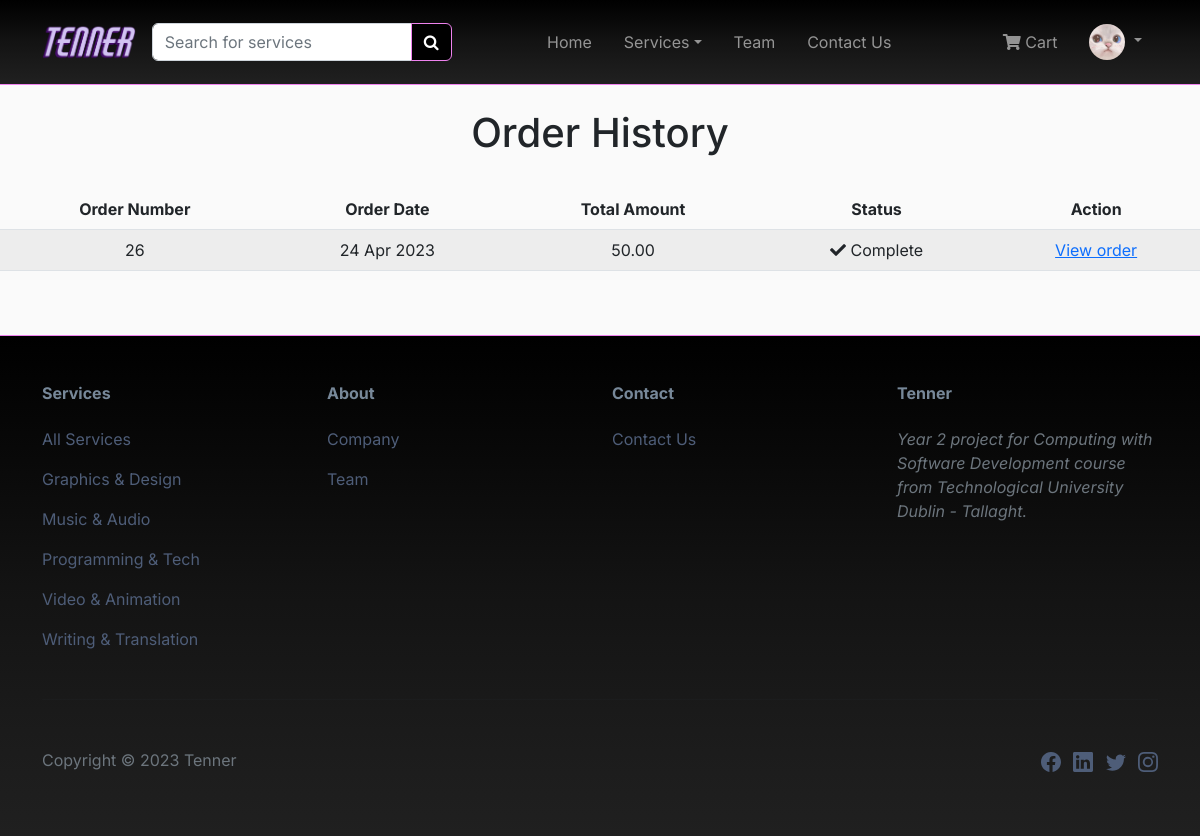
Screenshot of /orders/history/ (signed in) with the database file from the repository.
### accounts/models.py (models this page shows, shortened)
class CustomUser(AbstractUser):
    first_name = models.CharField(max_length=255)
    last_name = models.CharField(max_length=255)

class Profile(models.Model):
    user = models.OneToOneField(
        get_user_model(),
        null=True,
        on_delete=models.CASCADE,
    )
    email = models.EmailField(max_length=255)
    first_name = models.CharField(max_length=255)
    last_name = models.CharField(max_length=255)
    image = models.ImageField(upload_to='profile', blank=True, null=True)
    join_date = models.DateTimeField(auto_now_add=True, blank=True, null=True)

### order/models.py (models this page shows, shortened)
class Order(models.Model):
    token = models.CharField(max_length=250, blank=True)
    total = models.DecimalField(max_digits=10, decimal_places=2, verbose_name='Euro Order Total')
    emailAddress = models.EmailField(max_length=250, blank=True, verbose_name='Email Address')
    created = models.DateTimeField(auto_now_add=True)
    billingName = models.CharField(max_length=250, blank=True)
    billingAddress1 = models.CharField(max_length=250, blank=True)
    billingCity = models.CharField(max_length=250, blank=True)
    billingPostcode = models.CharField(max_length=10, blank=True)
    billingCountry = models.CharField(max_length=200, blank=True)
    class Meta:
        db_table = 'Order'
        ordering = ['-created']

### services/models.py (models this page shows, shortened)
class Category(models.Model):
    id = models.UUIDField(
        primary_key=True,
        default=uuid.uuid4,
        editable=False)
    name = models.CharField(max_length=250, unique=True)
    description = models.TextField(blank = True)
    class Meta:
        ordering = ('name',)
        verbose_name = 'category'
        verbose_name_plural = 'categories'
    def get_absolute_url(self):
        return reverse('services:services_by_category', args=[self.id])

### order/views.py (the view)
# urls.py: path('history/', views.orderHistory.as_view(), name='order_history'),
class orderHistory(LoginRequiredMixin, View):
    def get (self, request):
        if request.user.is_authenticated:
            email = str(request.user.email)
            order_details = Order.objects.filter(emailAddress=email)
        return render(request, 'order/orders_list.html', {'order_details': order_details})

### accounts/templatetags/auth_extras.py (called while the page is built)
@register.filter(name='has_group')
def has_group(user, group_name):
    group = Group.objects.get(name=group_name)
    if group in user.groups.all():
        return True
    return False

### cart/context_processors.py (called while the page is built)
def counter(request):
    item_count = 0
    if 'admin' in request.path:
        return {}
    else:
        try:
            cart = Cart.objects.filter(cart_id=_cart_id(request))
            cart_items = CartItem.objects.all().filter(cart=cart[:1])
            for cart_item in cart_items:
                item_count += cart_item.quantity
        except Cart.DoesNotExist:
            item_count = 0
    return {'item_count':item_count}

### cart/views.py (called while the page is built)
def _cart_id(request):
    cart = request.session.session_key
    if not cart:
        cart = request.session.create()
    return cart

### pages/context_processors.py (called while the page is built)
def category_links(request):
    category_links = Category.objects.all()
    return {'category_links': category_links}

### order/templates/order/orders_list.html (shortened to what this page needs)
{% extends "base.html" %}
{% load static %}
{% block content %}
    <div>
        <div class="text-center">
            <br>
            <h1 class="text-center">Order History</h1>
            <br>
            {% if order_details %}
            <table class="table table-striped">
                <thead>
                    <tr>
                        <th>Order Number</th>
                        <th>Order Date</th>
                        <th>Total Amount</th>
                        <th>Status</th>
                        <th>Action</th>
                    </tr>
                </thead>
                <tbody>
                    {% for order in order_details %}
                    <tr>
                        <td>{{ order.id }}</td>
                        <td>{{ order.created|date:"d M Y" }}</td>
                        <td>{{ order.total }}</td>
                        <td><i class="fas fa-check"></i>&nbsp;Complete</td>
                        <td><a href="{% url 'order:order_detail' order.id %}">View order</a></td>
                    </tr>
                    {% endfor %}
                </tbody>
            </table>
            {% else %}
            <p>You have not placed any orders yet.<br><br><a href="{% url 'services:all_services' %}" class="btn btn-primary">Continue shopping</a></p>
            {% endif %}
        </div>
    </div>
    <br>
    <br>
{% endblock %}

### pages/templates/navbar.html (shortened to what this page needs)
{% load auth_extras %}
{% load static %}
<nav class="navbar navbar-dark navbar-expand-md sticky-top navbar-shrink py-3" id="mainNav">
    <div class="container">
        <a class = "me-3" href = "/"><img src = "{% static 'images/tenner_logo7.png' %}" class = "w-100 logo-size" alt = "logo"></a>
        <div id="search-bar">
            <form action="{% url 'search:search_result' %}" method="GET" style="width: 100%;">
                <div class="input-group">
                    <input type="search" class="form-control" placeholder="Search for services" aria-label="Search"
                        name="q">
                    <button class="btn btn-primary" type="submit"><i class="fa fa-search"></i></button>
                </div>
            </form>
        </div>
        <div class="collapse navbar-collapse" id="navcol-1">
            <ul class="navbar-nav mx-auto">
                <li class="nav-item"><a class="nav-link" href="/">Home</a></li>
                <li class="nav-item">
                    <li class="nav-item dropdown">
                        <a class="nav-link dropdown-toggle" href="" role="button" data-bs-toggle="dropdown">Services</a>
                    </li>
                </li>
                <li class="nav-item"><a class="nav-link" href="{% url 'team' %}">Team</a></li>
                <li class="nav-item"><a class="nav-link" href="{% url 'contact:contact_us' %}">Contact Us</a></li>
            </ul>
            <ul class="navbar-nav navbar-right">
                {% if user.is_authenticated %}
                <div class="d-flex align-items-center">
                    {% if item_count > 0 %}
                    <li class="nav-item">
                        <a class="nav-link" href="{% url 'cart:cart_detail' %}">
                            <i class="fas fa-shopping-cart"></i>&nbsp;Cart ({{item_count}})
                    </a>
                    </li>
                    {% else %}
                    <li class="nav-item">
                        <a class="nav-link" href="{% url 'cart:cart_detail' %}">
                            <i class="fas fa-shopping-cart"></i>&nbsp;Cart
                        </a>
                    </li>
                    {% endif %}
                </div>
                    <li class="nav-item">
                        <li class="nav-item dropdown">
                            {% if user.profile.image %}
                            <a class="nav-link dropdown-toggle" role="button" data-bs-toggle="dropdown">
                                <img class="rounded-circle" src="{{ user.profile.image.url }}" width="36px;" alt="User profile image">
                            </a>
                            {% else %}
                            <a class="nav-link dropdown-toggle" href="" role="button" data-bs-toggle="dropdown">
                                <img class="rounded-circle" src="{% static 'images/default_profile_pic.jpg' %}" width="36px;" alt="User profile image">
                            </a>
                            {% endif %}
                        </li>
                    </li>
                {% endif %}
            </ul>
        </div>
    </div>
</nav>

### pages/templates/footer.html (shortened to what this page needs)
<footer>
    <div class="container py-4 py-lg-5">
        <div class="row justify-content-center">
            <div class="col-sm-4 col-md-3 text-center text-lg-start d-flex flex-column">
                <h3 class="fs-6 fw-bold">Services</h3>
                <ul class="list-unstyled">
                    <li><a href="{% url 'services:all_services' %}">All Services</a></li>
                    {% for category in category_links %}
                        <li><a href="{{ category.get_absolute_url }}">{{ category.name }}</a></li>
                    {% endfor %}
                </ul>
            </div>
            <div class="col-sm-4 col-md-3 text-center text-lg-start d-flex flex-column">
                <h3 class="fs-6 fw-bold">About</h3>
                <ul class="list-unstyled text-muted">
                    <li><a href="#">Company</a></li>
                    <li><a href="{% url 'team' %}">Team</a></li>
                </ul>
            </div>
            <div class="col-sm-4 col-md-3 text-center text-lg-start d-flex flex-column">
                <h3 class="fs-6 fw-bold">Contact</h3>
                <ul class="list-unstyled">
                    <li><a href="{% url 'contact:contact_us' %}">Contact Us</a></li>
                </ul>
            </div>
            <div class="col-lg-3 text-center text-lg-start d-flex flex-column align-items-center order-first align-items-lg-start order-lg-last">
                <h3 class="fs-6 fw-bold">Tenner</h3>
                <p class="text-muted fst-italic mb-4">Year 2 project for Computing with Software Development course from Technological University Dublin - Tallaght.</p>
            </div>
        </div>
        <hr>
        <div class="text-muted d-flex justify-content-between align-items-center pt-3">
            <p class="mb-0">Copyright © {% now 'Y' %} Tenner</p>
            <ul class="list-inline mb-0">
                <li class="list-inline-item pt-3">
                    <a href="https://www.facebook.com/" target="_blank">
                    </a>
                </li>
                <li class="list-inline-item pt-3">
                    <a href="https://www.linkedin.com/" target="_blank">
                    </a>
                </li>
                <li class="list-inline-item">
                    <a href="https://twitter.com/" target="_blank">
                    </a>
                </li>
                <li class="list-inline-item">
                    <a href="https://www.instagram.com/" target="_blank">
                    </a>
                </li>
            </ul>
        </div>
    </div>
</footer>

### static/css/style.css (style rules this page uses)
body { font-family: "Inter", "Helvetica Neue", Helvetica, Arial, sans-serif; background: #fafafa; }
#mainNav { border-bottom: solid violet 1px; background: linear-gradient(#000000, #090909, #131313, #1a1a1a, #202020); }
#mainNav .nav-link { margin-left: .5em; margin-right: .5em; }
footer { border-top: solid violet 1px; background: linear-gradient(#000000, #090909, #131313, #1a1a1a, #202020); }
footer h3, footer li { padding-bottom: 16px; color: lightslategray; }
footer svg { font-size: 1.25rem; }
footer li a:link, footer li a:visited { text-decoration: none; color: #4E5D78; }
.btn-primary { background-color: black; border-color: violet; color: white; }

### static/css/custom.css (style rules this page uses)
.logo-size { height: 2.3rem; }

### rows the page displays
CustomUser: profile.image (picture)
Order: id "26", created "24 Apr 2023", total "50.00"
Category: name "Graphics & Design"
Category: name "Music & Audio"
Category: name "Programming & Tech"
Category: name "Video & Animation"
Category: name "Writing & Translation"
